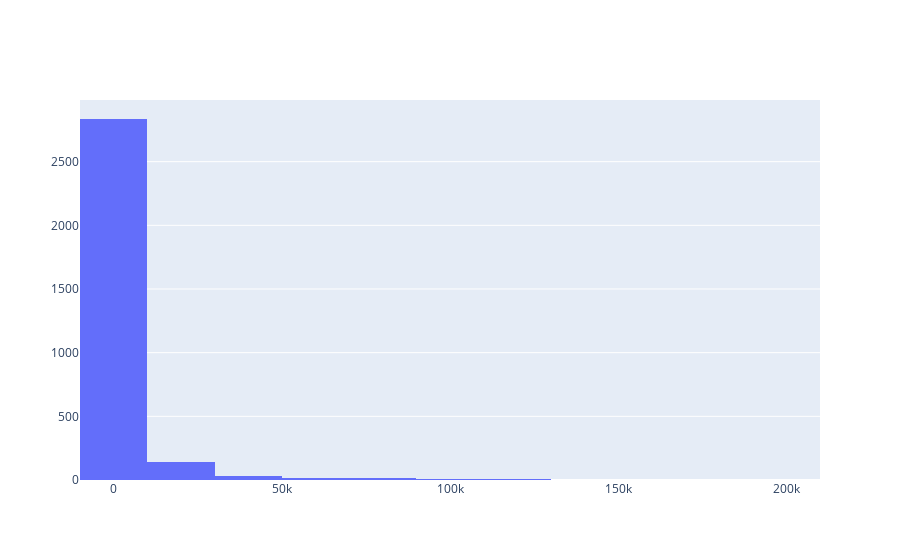

The notebook cell this image was saved under:
### Code cell
import plotly.graph_objects as go
fig = go.Figure(data=[go.Histogram(
    x=data.price,
    nbinsx=10,)])
fig.show()

### Figure 1 — Plotly figure (JSON) as saved in the notebook; plotly's stock layout.template omitted (floating-point values rounded to 4 significant figures; data arrays with more than 128 entries replaced by an {"elided": "..."} marker saying what was removed)
{"data": [{"nbinsx": 10, "type": "histogram", "x": {"elided": "3051 float values"}}], "layout": {}}
